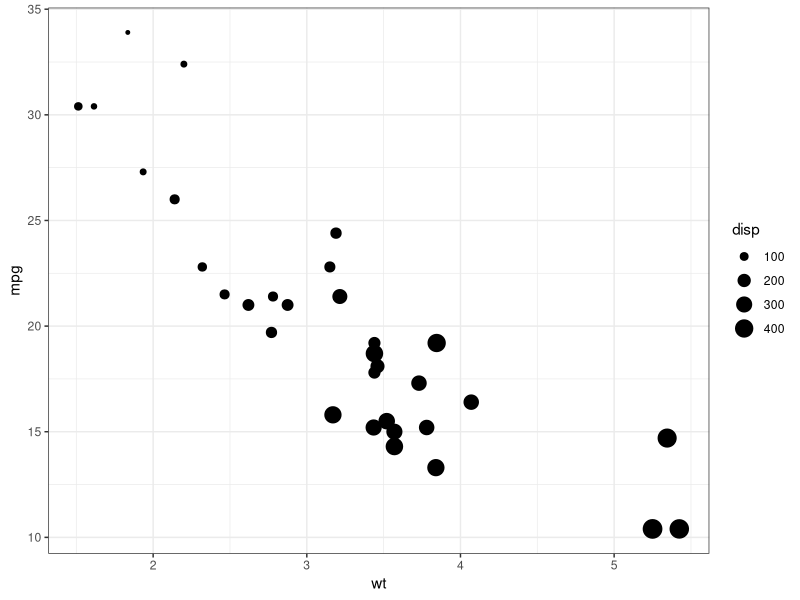

This chart was generated by the following R code:
## ---- chunk 1
knitr::opts_chunk$set(echo = TRUE)
## ---- chunk 2
# code chunks work just like individual R scripts
# When knitted, all code chunks put add together
library(tidyverse)

mpg<-mtcars |> 
  group_by(cyl) |> 
  summarize(mean_mpg=mean(mpg))

mpg

aov_out<-aov(mpg~cyl,data=mtcars) |> 
  summary()

fval=aov_out[[1]]$`F value`[1]
pval=aov_out[[1]]$`Pr(>F)`[1]
## ---- chunk 3

ggplot(mtcars, aes(x = wt, y = mpg, size = disp)) +
  geom_point()+
  theme_bw()
